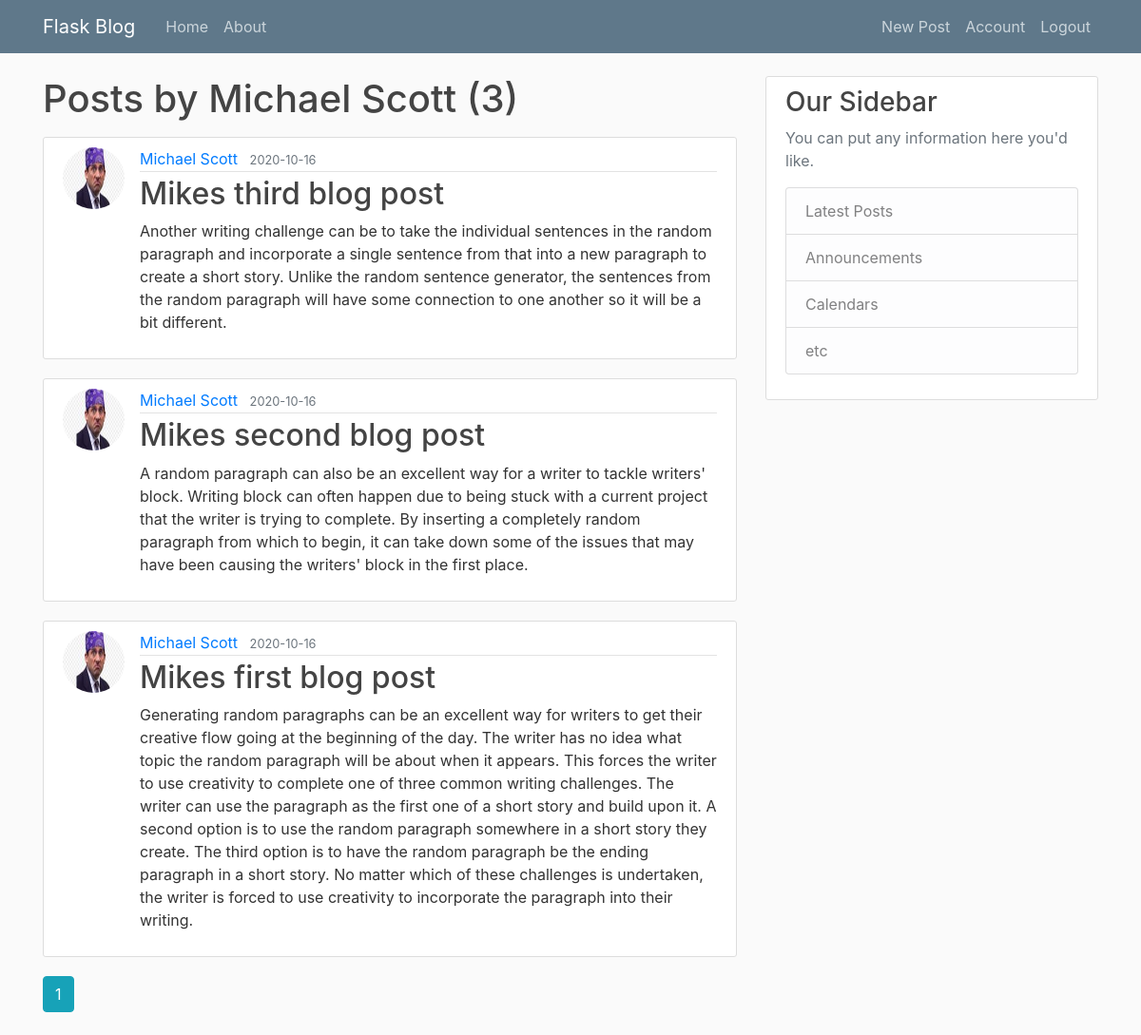
The app's page /user/Michael Scott (signed in) with its own data.
### flaskblog/models.py (models this page shows, shortened)
class User(db.Model, UserMixin):
    id = db.Column(db.Integer, primary_key=True)
    username = db.Column(db.String(20), unique=True, nullable=False)
    email = db.Column(db.String(120), unique=True, nullable=False)
    image_file = db.Column(db.String(20), nullable=False,
                           default='default.jpg')
    password = db.Column(db.String(60), nullable=False)
    posts = db.relationship('Post', backref='author', lazy=True)

class Post(db.Model):
    id = db.Column(db.Integer, primary_key=True)
    title = db.Column(db.String(100), nullable=False)
    date_posted = db.Column(db.DateTime, nullable=False,
                            default=datetime.utcnow)
    content = db.Column(db.Text, nullable=False)
    user_id = db.Column(db.Integer, db.ForeignKey('user.id'), nullable=False)

### flaskblog/users/routes.py (the view)
@users.route('/user/<string:username>')
def user_posts(username):
    page = request.args.get('page', 1, type=int)
    user = User.query.filter_by(username=username).first_or_404()
    posts = Post.query.filter_by(author=user).order_by(
        Post.date_posted.desc()).paginate(page=page, per_page=5)
    return render_template('user_post.html', posts=posts, user=user)

### flaskblog/models.py (called while the page is built)
@login_manager.user_loader
def load_user(user_id):
    return User.query.get(int(user_id))

### flaskblog/templates/user_post.html
{%extends "layout.html"%} {%block content%}
<h1 class="mb-3">Posts by {{user.username}} ({{posts.total}})</h1>
{%for post in posts.items%}
<article class="media content-section">
  <img
    src="{{url_for('static', filename='profile_pics/' + post.author.image_file)}}"
    alt=""
    class="rounded-circle article-img"
  />
  <div class="media-body">
    <div class="article-metadata">
      <a
        class="mr-2"
        href="{{url_for('users.user_posts', username=post.author.username)}}"
        >{{ post.author.username }}</a
      >
      <small class="text-muted"
        >{{ post.date_posted.strftime('%Y-%m-%d') }}</small
      >
    </div>
    <h2>
      <a class="article-title" href="{{url_for('posts.post', post_id=post.id)}}"
        >{{ post.title }}</a
      >
    </h2>
    <p class="article-content">{{ post.content }}</p>
  </div>
</article>
{%endfor%} {%for page_num in posts.iter_pages(left_edge=1, right_edge=1,
left_current=1, right_current=2)%} {% if page_num %} {% if posts.page ==
page_num %}
<a
  class="btn btn-info mb-4"
  href="{{url_for('users.user_posts', username=user.username, page=page_num)}}"
  >{{page_num}}</a
>
{% else %}
<a
  class="btn btn-outline-info mb-4"
  href="{{url_for('main.home', username=user.username, page=page_num)}}"
  >{{page_num}}</a
>
{% endif %} {% else %} ... {% endif %} {%endfor%} {%endblock content%}

### flaskblog/static/main.css (style rules this page uses)
body { background: #fafafa; color: #333333; margin-top: 5rem; }
h1, h2, h3, h4, h5, h6 { color: #444444; }
.content-section { background: #ffffff; padding: 10px 20px; border: 1px solid #dddddd; border-radius: 3px; margin-bottom: 20px; }
.article-title { color: #444444; }
.article-content { white-space: pre-line; }
.article-img { height: 65px; width: 65px; margin-right: 16px; }
.article-metadata { padding-bottom: 1px; margin-bottom: 4px; border-bottom: 1px solid #e3e3e3; }

### records on screen
User: username "Michael Scott"
Post: image_file (picture), author.username "Michael Scott", date_posted "2020-10-16", title "Mikes third blog post", content "Another writing challenge can be to take the individual sentences in the random paragraph and incorporate a single sentence from that into a new paragraph to create a short story. Unlike the random sentence generator, the sentences from the random paragraph will have some connection to one another so it will be a bit different."
Post: image_file (picture), author.username "Michael Scott", date_posted "2020-10-16", title "Mikes second blog post", content "A random paragraph can also be an excellent way for a writer to tackle writers' block. Writing block can often happen due to being stuck with a current project that the writer is trying to complete. By inserting a completely random paragraph from which to begin, it can take down some of the issues that may have been causing the writers' block in the first place."
Post: image_file (picture), author.username "Michael Scott", date_posted "2020-10-16", title "Mikes first blog post", content "Generating random paragraphs can be an excellent way for writers to get their creative flow going at the beginning of the day. The writer has no idea what topic the random paragraph will be about when it appears. This forces the writer to use creativity to complete one of three common writing challenges. The writer can use the paragraph as the first one of a short story and build upon it. A second option is to use the random paragraph somewhere in a short story they create. The third option is to have the random paragraph be the ending paragraph in a short story. No matter which of these challenges is undertaken, the writer is forced to use creativity to incorporate the paragraph into their…"

### other values on screen
{{ posts.total }} "3"
{{ page_num }} "1"
